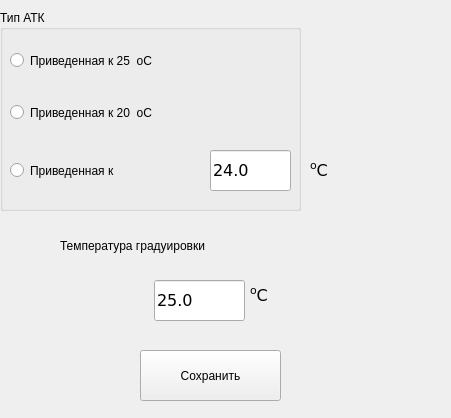
<?xml version="1.0" encoding="UTF-8"?>
<ui version="4.0">
 <class>fmTKR</class>
 <widget class="QMainWindow" name="fmTKR">
  <property name="geometry">
   <rect>
    <x>0</x>
    <y>0</y>
    <width>451</width>
    <height>418</height>
   </rect>
  </property>
  <property name="minimumSize">
   <size>
    <width>451</width>
    <height>418</height>
   </size>
  </property>
  <property name="maximumSize">
   <size>
    <width>451</width>
    <height>418</height>
   </size>
  </property>
  <property name="windowTitle">
   <string>Тип АТК</string>
  </property>
  <property name="windowOpacity">
   <double>1.000000000000000</double>
  </property>
  <widget class="QWidget" name="centralwidget">
   <widget class="QLabel" name="lblCond_ed">
    <property name="geometry">
     <rect>
      <x>540</x>
      <y>70</y>
      <width>61</width>
      <height>16</height>
     </rect>
    </property>
    <property name="font">
     <font>
      <pointsize>9</pointsize>
     </font>
    </property>
    <property name="text">
     <string/>
    </property>
   </widget>
   <widget class="QLineEdit" name="leAet_6">
    <property name="geometry">
     <rect>
      <x>630</x>
      <y>840</y>
      <width>81</width>
      <height>22</height>
     </rect>
    </property>
    <property name="font">
     <font>
      <pointsize>9</pointsize>
     </font>
    </property>
   </widget>
   <widget class="QLabel" name="label_29">
    <property name="geometry">
     <rect>
      <x>590</x>
      <y>840</y>
      <width>51</width>
      <height>16</height>
     </rect>
    </property>
    <property name="font">
     <font>
      <pointsize>9</pointsize>
     </font>
    </property>
    <property name="lineWidth">
     <number>-5</number>
    </property>
    <property name="text">
     <string>Кд 6</string>
    </property>
   </widget>
   <widget class="QLabel" name="label_4">
    <property name="geometry">
     <rect>
      <x>250</x>
      <y>280</y>
      <width>41</width>
      <height>31</height>
     </rect>
    </property>
    <property name="minimumSize">
     <size>
      <width>18</width>
      <height>18</height>
     </size>
    </property>
    <property name="font">
     <font>
      <family>Verdana</family>
      <pointsize>12</pointsize>
     </font>
    </property>
    <property name="text">
     <string>&lt;sup&gt;o&lt;/sup&gt;С</string>
    </property>
   </widget>
   <widget class="QLineEdit" name="leTemp">
    <property name="geometry">
     <rect>
      <x>154</x>
      <y>280</y>
      <width>91</width>
      <height>41</height>
     </rect>
    </property>
    <property name="sizePolicy">
     <sizepolicy hsizetype="Expanding" vsizetype="Preferred">
      <horstretch>0</horstretch>
      <verstretch>0</verstretch>
     </sizepolicy>
    </property>
    <property name="minimumSize">
     <size>
      <width>6</width>
      <height>24</height>
     </size>
    </property>
    <property name="maximumSize">
     <size>
      <width>610</width>
      <height>310</height>
     </size>
    </property>
    <property name="font">
     <font>
      <family>Verdana</family>
      <pointsize>12</pointsize>
     </font>
    </property>
    <property name="text">
     <string>25.0</string>
    </property>
    <property name="frame">
     <bool>true</bool>
    </property>
   </widget>
   <widget class="QLabel" name="label_10">
    <property name="geometry">
     <rect>
      <x>60</x>
      <y>230</y>
      <width>311</width>
      <height>31</height>
     </rect>
    </property>
    <property name="font">
     <font>
      <pointsize>9</pointsize>
     </font>
    </property>
    <property name="text">
     <string>Температура градуировки</string>
    </property>
   </widget>
   <widget class="QGroupBox" name="groupBox_4">
    <property name="geometry">
     <rect>
      <x>0</x>
      <y>10</y>
      <width>301</width>
      <height>201</height>
     </rect>
    </property>
    <property name="minimumSize">
     <size>
      <width>2</width>
      <height>105</height>
     </size>
    </property>
    <property name="title">
     <string>Тип АТК</string>
    </property>
    <property name="flat">
     <bool>false</bool>
    </property>
    <property name="checkable">
     <bool>false</bool>
    </property>
    <widget class="QRadioButton" name="rb_R">
     <property name="geometry">
      <rect>
       <x>10</x>
       <y>140</y>
       <width>201</width>
       <height>41</height>
      </rect>
     </property>
     <property name="minimumSize">
      <size>
       <width>107</width>
       <height>17</height>
      </size>
     </property>
     <property name="text">
      <string>Приведенная к</string>
     </property>
    </widget>
    <widget class="QRadioButton" name="rb_25">
     <property name="geometry">
      <rect>
       <x>10</x>
       <y>30</y>
       <width>281</width>
       <height>41</height>
      </rect>
     </property>
     <property name="minimumSize">
      <size>
       <width>87</width>
       <height>17</height>
      </size>
     </property>
     <property name="text">
      <string>Приведенная к 25  оС</string>
     </property>
    </widget>
    <widget class="QRadioButton" name="rb_20">
     <property name="geometry">
      <rect>
       <x>10</x>
       <y>82</y>
       <width>281</width>
       <height>41</height>
      </rect>
     </property>
     <property name="minimumSize">
      <size>
       <width>82</width>
       <height>17</height>
      </size>
     </property>
     <property name="text">
      <string>Приведенная к 20  оС</string>
     </property>
    </widget>
   </widget>
   <widget class="QToolButton" name="tbSave">
    <property name="geometry">
     <rect>
      <x>140</x>
      <y>350</y>
      <width>141</width>
      <height>51</height>
     </rect>
    </property>
    <property name="text">
     <string>Сохранить</string>
    </property>
   </widget>
   <widget class="QLabel" name="label_3">
    <property name="geometry">
     <rect>
      <x>310</x>
      <y>150</y>
      <width>41</width>
      <height>41</height>
     </rect>
    </property>
    <property name="minimumSize">
     <size>
      <width>18</width>
      <height>18</height>
     </size>
    </property>
    <property name="font">
     <font>
      <family>Verdana</family>
      <pointsize>12</pointsize>
     </font>
    </property>
    <property name="text">
     <string>&lt;sup&gt;o&lt;/sup&gt;С</string>
    </property>
   </widget>
   <widget class="QLineEdit" name="leTemp_R">
    <property name="geometry">
     <rect>
      <x>210</x>
      <y>150</y>
      <width>81</width>
      <height>41</height>
     </rect>
    </property>
    <property name="sizePolicy">
     <sizepolicy hsizetype="Expanding" vsizetype="Preferred">
      <horstretch>0</horstretch>
      <verstretch>0</verstretch>
     </sizepolicy>
    </property>
    <property name="minimumSize">
     <size>
      <width>6</width>
      <height>24</height>
     </size>
    </property>
    <property name="maximumSize">
     <size>
      <width>610</width>
      <height>310</height>
     </size>
    </property>
    <property name="font">
     <font>
      <family>Verdana</family>
      <pointsize>12</pointsize>
     </font>
    </property>
    <property name="text">
     <string>24.0</string>
    </property>
    <property name="frame">
     <bool>true</bool>
    </property>
   </widget>
  </widget>
  <action name="actTIns">
   <property name="text">
    <string>Вставить строку</string>
   </property>
  </action>
  <action name="actTDel">
   <property name="text">
    <string>Удалить строку</string>
   </property>
  </action>
  <action name="actPrIns">
   <property name="text">
    <string>Новый профиль</string>
   </property>
  </action>
  <action name="actPrDel">
   <property name="text">
    <string>Удалить профиль</string>
   </property>
  </action>
  <action name="actPrRen">
   <property name="text">
    <string>Переименовать профиль</string>
   </property>
  </action>
 </widget>
 <resources/>
 <connections/>
</ui>
